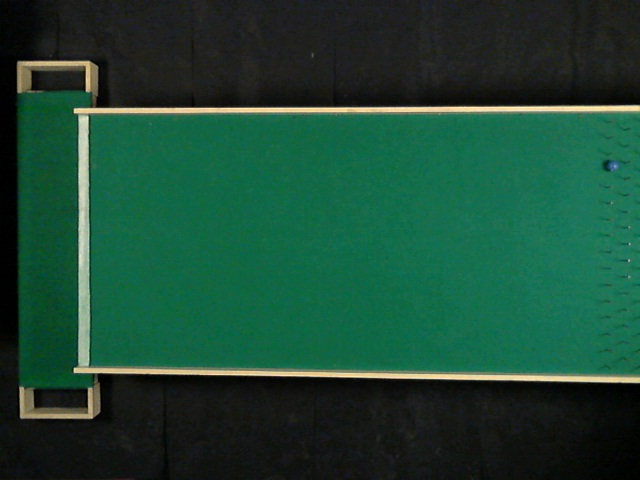
//> input picture opencv programs/6.jpg, 640 x 480 px
$ ./HSV_test_blue   (built with g++ and OpenCV 4)
//> lines starting //> are read from the running program, lines starting //| are printed output that depends on the picture; after the words box and inside, x2 and y2 are one past the last pixel; in counts of white or black regions, pixels touching at a corner belong together
#include "cv.h"
#include "highgui.h"

IplImage* temp;


void my_mouse_callback( int event, int x, int y, int flags, void* param )
{
   uchar *ptemp  =  (uchar*)temp->imageData;
printf("\nx=%d(%d)\t y=%d(%d)\t\th=%d \ts=%d \tv=%d\n",x,temp->width,y,temp->height,ptemp[y*temp->widthStep + x*temp->nChannels+0],ptemp[y*temp->widthStep + x*temp->nChannels+1],ptemp[y*temp->widthStep + x*temp->nChannels+2]);
}


int main()
{
   int i,j,h,s,v;
   IplImage* input;
   IplImage* output;
   input=cvLoadImage("6.jpg",1);
//> input is the input picture: 480 rows x 640 cols, CV_8UC3; mean B, G, R 52.6, 71.8, 27.8

    temp=cvCreateImage(cvGetSize(input),IPL_DEPTH_8U,3);
    output=cvCreateImage(cvGetSize(input),IPL_DEPTH_8U,1);

    cvCvtColor(input,temp,CV_BGR2HSV);
//> temp: 480 rows x 640 cols, CV_8UC3; mean H, S, V 66.1, 129.8, 72.6
    uchar *ptemp  =  (uchar*)temp->imageData;
    uchar *poutput  =  (uchar*)output->imageData;

     for(i=0;i<input->height;i++)
            for(j=0;j<input->width;j++)
            {
                                       h=ptemp[i*temp->widthStep + j*temp->nChannels+0];
                                       s=ptemp[i*temp->widthStep + j*temp->nChannels+1];
                                       v=ptemp[i*temp->widthStep + j*temp->nChannels+2];

                                       if(h>90&&h<110&&v>100&&s<190)//Place your condtion here for blue
                                                                         poutput[i*output->widthStep + j]=255;
                                       else
                                                                         poutput[i*output->widthStep + j]=0;
            }
//> this loop made 480 passes
//> (h, s, v) on passes 1 to 3: (125, 113, 52), (124, 89, 40), (0, 0, 30)
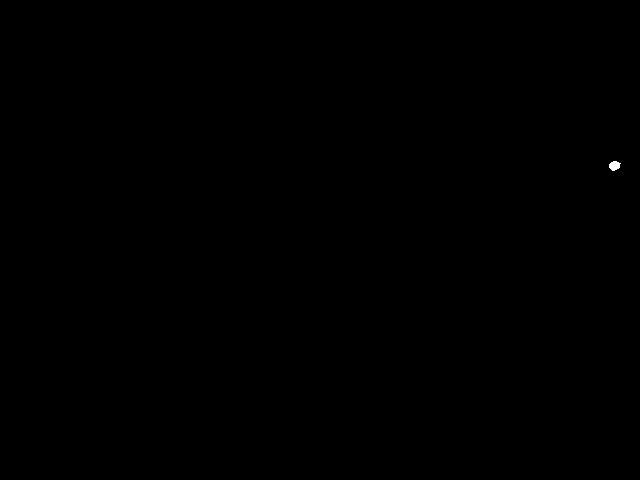
//> output: 480 rows x 640 cols, CV_8UC1; 0.03% white; 1 white region, box (x1, y1, x2, y2) and area: (609, 161, 621, 171) 85
//> after the loop, h = 30; s = 170; v = 3

    cvNamedWindow("input",1);
    cvNamedWindow("output",1);

    cvShowImage("input",input);
    cvShowImage("output",output);

    cvSetMouseCallback("input", my_mouse_callback, NULL);


    cvWaitKey(0);

    cvDestroyWindow( "output" );
    cvReleaseImage( &output );
    cvReleaseImage( &input );
    cvReleaseImage( &temp );
    return 0;
}
